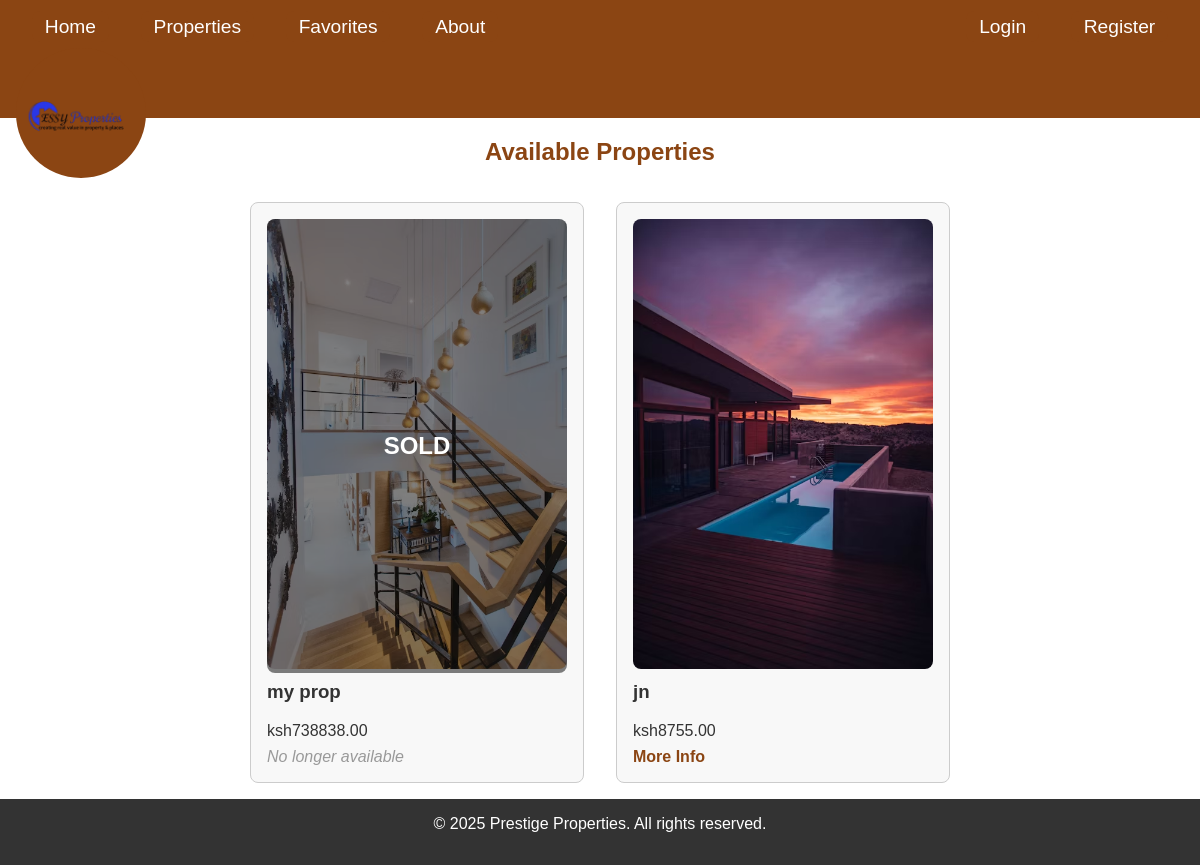
Page /properties/ on the committed database.
### mainapp/models.py (models this page shows, shortened)
class Property(models.Model):
    PROPERTY_TYPES = (
        ('house', 'House'),
        ('apartment', 'Apartment'),
        ('commercial', 'Commercial'),
        ('land', 'Land'),
    )
    seller = models.ForeignKey(SellerProfile, on_delete=models.CASCADE, related_name='properties')
    title = models.CharField(max_length=200)
    description = models.TextField()
    property_type = models.CharField(max_length=50, choices=PROPERTY_TYPES)
    price = models.DecimalField(max_digits=12, decimal_places=2)
    location_address = models.CharField(max_length=255)
    latitude = models.DecimalField(max_digits=9, decimal_places=6, blank=True, null=True)
    longitude = models.DecimalField(max_digits=9, decimal_places=6, blank=True, null=True)
    image_main = models.ImageField(upload_to='mainapp/properties/')
    image_gallery_1 = models.ImageField(upload_to='mainapp/properties/', blank=True, null=True)
    image_gallery_2 = models.ImageField(upload_to='mainapp/properties/', blank=True, null=True)
    image_gallery_3 = models.ImageField(upload_to='mainapp/properties/', blank=True, null=True)
    amenities = models.TextField(blank=True, null=True)
    floor_plan = models.FileField(upload_to='mainapp/floorplans/', blank=True, null=True)
    is_available = models.BooleanField(default=True)
    view_count = models.PositiveIntegerField(default=0)
    created_at = models.DateTimeField(auto_now_add=True)
    updated_at = models.DateTimeField(auto_now=True)

### mainapp/views.py (the view)
# urls.py: path('properties/', views.property_list, name='property_list'),
def property_list(request):
    search = request.GET.get('q')
    props = Property.objects.all()
    if search:
        props = props.filter(
            Q(title__icontains=search) |
            Q(location_address__icontains=search) |
            Q(property_type__icontains=search)
        )
    return render(request, 'mainapp/property_list.html', {'properties': props})

### mainapp/templates/mainapp/property_list.html (shortened to what this page needs)
{% extends 'mainapp/base.html' %}
{% block content %}
<h2 style="text-align:center; color:#8B4513;">Available Properties</h2>
<div style="display:flex; flex-wrap:wrap; gap:2rem; justify-content:center; padding:1rem;">
  {% for property in properties %}
    <div style="width:300px; border:1px solid #ccc; padding:1rem; border-radius:8px; position:relative; background:#f8f8f8;">
      <div style="position:relative; width:100%; height:auto;">
        <img src="{{ property.image_main.url }}" alt="{{ property.title }}" style="width:100%; border-radius:8px;" />
        {% if not property.is_available %}
          <div style="
            position:absolute;
            top:0; left:0;
            width:100%; height:100%;
            background:rgba(0,0,0,0.5);
            color:white;
            display:flex;
            align-items:center;
            justify-content:center;
            font-size:1.5rem;
            font-weight:bold;
            border-radius:8px;
          ">
            SOLD
          </div>
        {% endif %}
      </div>
      <h3 style="margin-top:0.5rem;">{{ property.title }}</h3>
      <p style="margin:0.5rem 0;">ksh{{ property.price }}</p>
      {% if property.is_available %}
        <a href="{% url 'property_detail' property.pk %}" style="color:#8B4513; font-weight:bold; text-decoration:none;">
          More Info
        </a>
      {% else %}
        <span style="color:#999; font-style:italic;">No longer available</span>
      {% endif %}
    </div>
  {% empty %}
    <p style="text-align:center; color:#555;">No properties found at the moment.</p>
  {% endfor %}
</div>
{% endblock %}

### static/mainapp/css/mobile.css (style rules this page uses)
img { max-width: 100%; height: auto; border-radius: 8px; }
body { margin: 0; font-family: Arial, sans-serif; background-color: #fff; color: #333; }

### mainapp/templates/mainapp/base.html (style rules this page uses)
body { margin: 0; background: white; font-family: Arial, sans-serif; }

### rows in the picture
Property: image_main (picture), is_available "SOLD", title "my prop", price "738838.00"
Property: image_main (picture), title "jn", price "8755.00", is_available "More Info"
